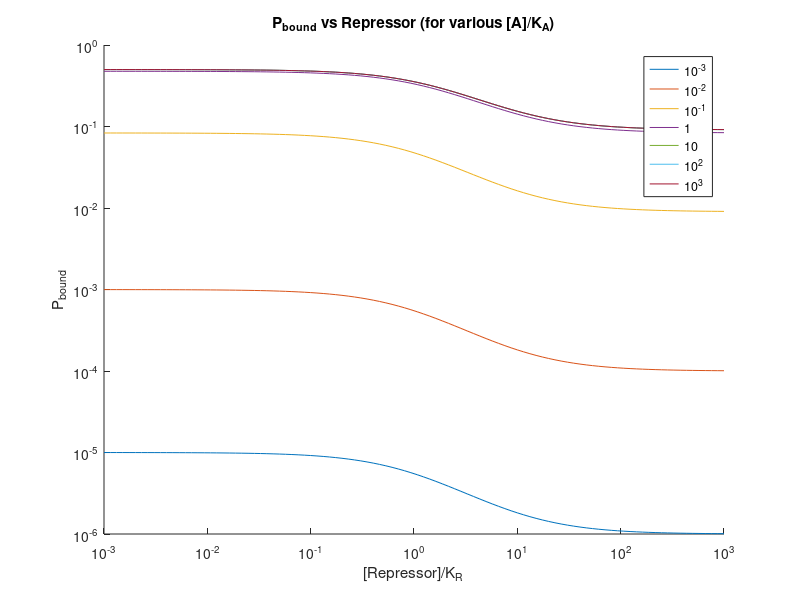

The MATLAB source for this figure: (Note: this script raises an error after producing the figure.)
function funct_2A1R_modeling_pure_parameters
% This is for modeling 2A1R case, with pure sets of parameters


% Parameters :
% a : [A]/Ka
% r : [R]/Kr
% p = [P]/Kp
% w_ap : Activator on RNAP
% w_aa : Activator cooperativity
% w_rp : Rpressor on RNAP

%% Define the parameters
% The scheme is to set the parameters in certain regime, then fix all
% parameters except one, then tune one parameter to see how much it
% changes...
a = 10.^[(-3) (-2) (-1) 0 1 2 3];
r = 10.^linspace(-3,3,100);%[(-3) (-2) (-1) 0 1 2 3];
p = 10.^[(-3) (-2) (-1) 0 1 2 3];

w_ap = 10.^[0 1 2 3 ];
w_rp = 10.^[0 -1 -2 -3];
w_aa = 10.^[0 1 2 3];

% a = a(6);
% r = r;
% p = p(3);
% 
% w_ap = w_ap(2);
% w_rp = w_rp(2);
% w_aa = w_aa(2);

for i=1:length(a)
    for j=1:length(p)
        for k = 1:length(w_ap)
            for l = 1:length(w_rp)
                for m = 1:length(w_aa)
                    clear Numerator
                    clear Denominator
                    Numerator = a(i).^2.*p(j).*w_ap(k).^2.*w_aa(m).*(1 + r.*w_rp(l));
                    Denominator = (1+r).*(1+a(i).^2.*w_aa(m)) + a(i).^2.*p(j).*w_ap(k).^2.*w_aa(m).*(1 + r.*w_rp(l));

                    Pbound{i,j,k,l,m} = Numerator./Denominator;
                end
            end
        end
    end
end

%% Change one parameter at one time, fix everything else.
% First, let's tune activator conc. (a)
% Fix p, w_ap, w_rp, w_aa
hold on
for i=1:length(a)
    semilogx(r,Pbound{i,2,2,2,2})
end

set(gca,'Xscale','log')
set(gca,'Yscale','log')

title('P_{bound} vs Repressor (for various [A]/K_{A})')
xlabel('[Repressor]/K_{R}')
ylabel('P_{bound}')
legend('10^{-3}','10^{-2}','10^{-1}','1','10','10^{2}','10^{3}')

StandardFigure(gcf,gca)

% Save the figure
FigPath = 'E:\YangJoon\LivemRNA\Data\Dropbox\Garcia Lab\Figures\Opposing Gradients\Data\Modeling_2A1R_ParameterExploration';
saveas(gcf,[FigPath,filesep,'P_bound_2A1R','p=',num2str(p(3)),'_w_ap=',num2str(w_ap(2)),'_w_rp=',num2str(w_rp(2)),'_w_aa=',num2str(w_aa(2)) , '.tif']); 
saveas(gcf,[FigPath,filesep,'P_bound_2A1R','p=',num2str(p(3)),'_w_ap=',num2str(w_ap(2)),'_w_rp=',num2str(w_rp(2)),'_w_aa=',num2str(w_aa(2)) , '.pdf']); 
%% Second, tuning the w_ap
% Fix a, w_ap, w_rp, w_aa
% a = 10;
% p = 0.01;
% w_rp = 0.1;
% w_aa = 10;

hold on
for k=1:length(w_ap)
    semilogx(r,Pbound{5,2,k,2,2})
end

set(gca,'Xscale','log')
set(gca,'Yscale','log')

title('P_{bound} vs Repressor (for various w_{ap})')
xlabel('[Repressor]/K_{R}')
ylabel('P_{bound}')
legend('1','10','10^{2}','10^{3}')
ylim([0 1.2])
StandardFigure(gcf,gca)

% Save the figure
FigPath = 'E:\YangJoon\LivemRNA\Data\Dropbox\Garcia Lab\Figures\Opposing Gradients\Data\Modeling_2A1R_ParameterExploration';
saveas(gcf,[FigPath,filesep,'P_bound_2A1R_tuning_w_ap','_a=',num2str(a(5)),'p=',num2str(p(3)),'_w_rp=',num2str(w_rp(2)),'_w_aa=',num2str(w_aa(2)) , '.tif']); 
saveas(gcf,[FigPath,filesep,'P_bound_2A1R_tuning_w_ap','_a=',num2str(a(5)),'p=',num2str(p(3)),'_w_rp=',num2str(w_rp(2)),'_w_aa=',num2str(w_aa(2)) , '.pdf']); 

%% Third, tuning the w_rp
% Fix a, w_ap, w_rp, w_aa
% a = 10;
% p = 0.01;
% w_ap = 10;
% w_aa = 10;

hold on
for l=1:length(w_rp)
    semilogx(r,Pbound{5,2,2,l,2})
end

set(gca,'Xscale','log')
set(gca,'Yscale','log')

title('P_{bound} vs Repressor (for various w_{rp})')
xlabel('[Repressor]/K_{R}')
ylabel('P_{bound}')
legend('1','10^{-1}','10^{-2}','10^{-3}')

ylim([0 1.2])
StandardFigure(gcf,gca)

% Save the figure
FigPath = 'E:\YangJoon\LivemRNA\Data\Dropbox\Garcia Lab\Figures\Opposing Gradients\Data\Modeling_2A1R_ParameterExploration';
saveas(gcf,[FigPath,filesep,'P_bound_2A1R_tuning_w_rp','_a=',num2str(a(5)),'p=',num2str(p(3)),'_w_ap=',num2str(w_ap(2)),'_w_aa=',num2str(w_aa(2)) , '.tif']); 
saveas(gcf,[FigPath,filesep,'P_bound_2A1R_tuning_w_rp','_a=',num2str(a(5)),'p=',num2str(p(3)),'_w_ap=',num2str(w_ap(2)),'_w_aa=',num2str(w_aa(2)) , '.pdf']);

%% Fourth, tuning the w_aa
% Fix a, w_ap, w_rp, w_aa
% a = 10;
% p = 0.01;
% w_ap = 10;
% w_rp = 0.1;

hold on
for m=1:length(w_aa)
    semilogx(r,Pbound{5,2,2,2,m})
end

set(gca,'Xscale','log')
set(gca,'Yscale','log')
title('P_{bound} vs Repressor (for various w_{aa})')
xlabel('[Repressor]/K_{R}')
ylabel('P_{bound}')
legend('1','10^{1}','10^{2}','10^{3}')

ylim([0 1.2])
StandardFigure(gcf,gca)

% Save the figure
FigPath = 'E:\YangJoon\LivemRNA\Data\Dropbox\Garcia Lab\Figures\Opposing Gradients\Data\Modeling_2A1R_ParameterExploration';
saveas(gcf,[FigPath,filesep,'P_bound_2A1R_tuning_w_aa','_a=',num2str(a(5)),'p=',num2str(p(3)),'_w_ap=',num2str(w_ap(2)),'_w_rp=',num2str(w_rp(2)) , '.tif']); 
saveas(gcf,[FigPath,filesep,'P_bound_2A1R_tuning_w_aa','_a=',num2str(a(5)),'p=',num2str(p(3)),'_w_ap=',num2str(w_ap(2)),'_w_rp=',num2str(w_rp(2)) , '.pdf']);

%% Fifth, tuning the p
% Fix a, w_ap, w_rp, w_aa
% a = 10;
% p = ?
% w_ap = 10;
% w_rp = 0.1;
% w_aa = 10;

hold on
for j=1:length(p)
    semilogx(r,Pbound{5,j,2,2,2})
end

set(gca,'Xscale','log')
set(gca,'Yscale','log')

title('P_{bound} vs Repressor (for various p)')
xlabel('[Repressor]/K_{R}')
ylabel('P_{bound}')
legend('10^{-3}','10^{-2}','10^{-1}','1','10^{1}','10^{2}','10^{3}')

ylim([0 1.2])
StandardFigure(gcf,gca)

% Save the figure
FigPath = 'E:\YangJoon\LivemRNA\Data\Dropbox\Garcia Lab\Figures\Opposing Gradients\Data\Modeling_2A1R_ParameterExploration';
saveas(gcf,[FigPath,filesep,'P_bound_2A1R_tuning_p','_a=',num2str(a(5)),'p=',num2str(p(3)),'_w_ap=',num2str(w_ap(2)),'_w_rp=',num2str(w_rp(2)), '_w_aa=',num2str(w_aa(2)), '.tif']); 
saveas(gcf,[FigPath,filesep,'P_bound_2A1R_tuning_p','_a=',num2str(a(5)),'p=',num2str(p(3)),'_w_ap=',num2str(w_ap(2)),'_w_rp=',num2str(w_rp(2)), '_w_aa=',num2str(w_aa(2)), '.pdf']); 

%% Part2. Fold-Change
% I'll use the derivation that I put on the Overleaf document for the
% fold-change (2 activator sites + 1 repressor site)
% From the expression calculated from Overleaf document, with many
% assumptions.
% 2A1R case
for i=1:length(w_rp)
    FC_2A1R(i,:) = (1 + r*w_rp(i))./(1+r);
end

%% Plot the fold-change (r)
hold on
for i=1:length(w_rp)
    semilogx(r,FC_2A1R(i,:))
end

set(gca,'Xscale','log')
set(gca,'Yscale','log')

title('Fold-change vs Repressor')
xlabel('[Repressor]/K_{R}')
ylabel('Fold_Change')
legend('1','10^{-1}','10^{-2}','10^{-3}')

ylim([0 1.2])
StandardFigure(gcf,gca)

% Save the figure
FigPath = 'E:\YangJoon\LivemRNA\Data\Dropbox\Garcia Lab\Figures\Opposing Gradients\Data\Modeling_2A1R_ParameterExploration';
saveas(gcf,[FigPath,filesep,'Fold_change_Repressor_w_rp','.tif']); 
saveas(gcf,[FigPath,filesep,'Fold_change_Repressor_w_rp','.pdf']); 

end